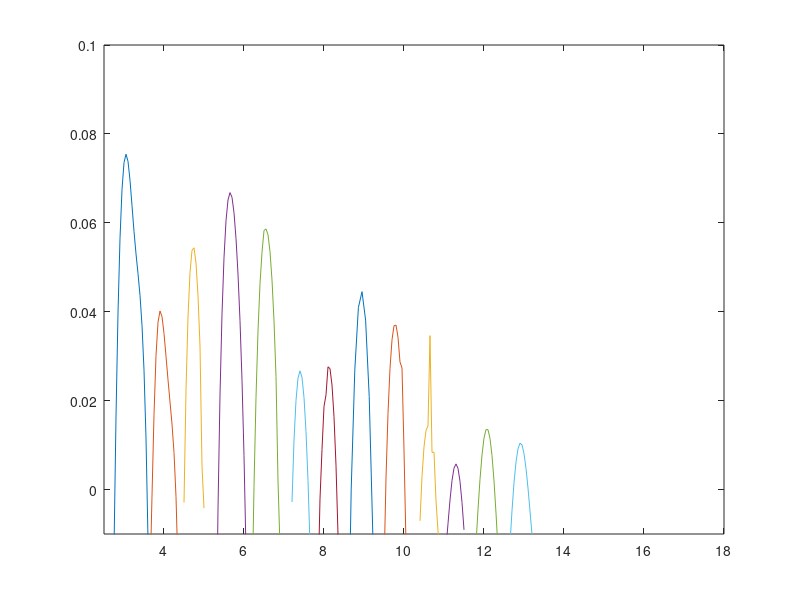

Source code (MATLAB): (Note: this script raises an error after producing the figure.)
clear
clc
%没有出现在整数倍，实部要比整数倍小 gama后面的序号指的是第几个峰，并不代表实部的数值
gama3=[-0.1339175549210419, -0.11686327144524519, -0.09697025244791548, -0.07349971963689528, -0.04526157091328813, -0.013385766882772489, 0.01632736512931675, 0.03972435494146554, 0.05649698169261786, 0.06748787435941213, 0.07355393305153382, 0.07542666168906467, 0.07382330779030752, 0.0695922008506413, 0.06386914059166299, 0.058066671561915716, 0.05302526187229259, 0.04858030421863844, 0.04368039667598692, 0.03697487785357543, 0.02687501359187218, 0.011570367860933082, -0.011233318962049587, -0.04472207283548994, -0.09218229958686623, -0.1446958061515896, -0.1707219160664252, -0.1830476823301911, -0.19135492538047844, -0.19820542785832418, -0.2045709392110671];
x3=2.5:0.05:4;

gama4=[-0.059349527218866646, -0.048485029016176864, -0.03597512703220775, -0.02035186382456051, -0.0014402800709050082, 0.01682817762530227, 0.03012496998215224, 0.037621901941802344, 0.040168806324902565, 0.03891642649149496, 0.03510689420257108, 0.029990775695349522, 0.02469604456858343, 0.019721117952263455, 0.014718302763262123, 0.008344621188035535, -0.0015963311657867392, -0.01796023917184047, -0.044932090276681075, -0.08332221111245847, -0.11823282481858544];
x4=3.5:0.05:4.5;

gama5=[-0.002915648679930246, 0.02238045584942858, 0.03879036206737005, 0.048826941673649205, 0.05379761797724875, 0.05438918326257976, 0.050954049177747394, 0.04361686422467116, 0.032293472329261524, 0.005218239275328616, -0.004180160270802833];
x5=4.5:0.05:5;

gama6=[-0.17991045448025406, -0.1680152155557409, -0.15419771275601646, -0.13700780395718964, -0.11378917316081429, -0.08053162421712631, -0.03961578799788423, -0.004389138612401481, 0.021266526812619785, 0.03948414651265353, 0.052148399351924495, 0.06045034169404028, 0.0651569835457521, 0.06679544642285942, 0.0657410066173235, 0.06225823372347145, 0.05650044950896656, 0.04847222301147757, 0.03798512167509542, 0.02460707428460856, 0.0076290619608437235, -0.013889590899403366, -0.040775879643587365, -0.0725122796353967, -0.10601004564411];
x6=5:0.05:6.2;

gama7=[-0.02480852219156291, 0.0007005605476017174, 0.020712745113770095, 0.035651784185293016, 0.04630860854057058, 0.053380887899423676, 0.05827414648885148, 0.05861959559484635, 0.05731937546644674, 0.05352326538877633, 0.047143587679106994, 0.037929514842923596, 0.025428602418295133, 0.0019081520480850448, -0.013021685528253174, -0.0429452772044001, -0.08814223420771396];
x7=6.2:0.05:7;

gama8=[-0.002818252166053931, 0.011107497267153831, 0.02005020238154259, 0.025063560487032042, 0.02669980355566535, 0.025222160504823208, 0.020693370798365047, 0.01302890819536398, 0.0020292344150613668, -0.012505716766768244];
x8=7.2:0.05:7.65;
%增长部分的实部8.5左右
gama9=[-0.04053992790402897, -0.021890082003571634, -0.0021120142114217353, 0.009008890788683372, 0.018683269516321623, 0.021310937631777497, 0.02761283494111268, 0.02718968261866881, 0.0235111292545655, 0.016394673037647658, 0.00541898241009241, -0.010167354465967336, -0.031908698444517776];
x9=7.8:0.05:8.4;

gama10=[-0.11875068346103239, -0.046380726327520626, 0.00010316535500058683, 0.02692724541399492, 0.040958260874130084, 0.04450728630619436, 0.03812066715290251, 0.020953533830360794, -0.01004623008653545, -0.06584281538103477, -0.20758387185773683];
x10=8.5:0.09:9.4;

gama11=[-0.017793095023500818, 0.0025928768563816284, 0.017143323732542244, 0.02725947868855519, 0.03368487872440624, 0.03684694369984738, 0.036992952614323206, 0.03425752432377612, 0.028682009638502818, 0.027371407662512476, 0.00886983107521272, -0.012426486632349507, -0.0227208920877025, -0.04169721705274786, -0.056836867737111246];
x11=9.5:0.05:10.2;

gama12=[-0.007037486336891216, 0.0029197451881343515, 0.009595978945907782, 0.013301348251296601, 0.014321699137242377, 0.03462114997068688, 0.008340506694782326, 0.008417720835277453, -0.002542213153795977, -0.009310576980395207, -0.014882969308719638, -0.01767663007693944, -0.01685102376109446];
x12=10.4:0.05:11;

gama13=[-0.016851023764364467, -0.013002791015770666, -0.007671314158934653, -0.0023348442677487663, 0.002012519833173334, 0.004807098387839555, 0.005762548419894429, 0.004767322036572384, 0.0018282536454607373, -0.002906308278706098, -0.00906418090384512];
x13=11:0.05:11.5;

gama14=[-0.024303611369464774, -0.019342528309403677, -0.012158642430811668, -0.004550255391343541, 0.0023142709692353844, 0.007796316887619973, 0.011571827119643139, 0.01348416222826757, 0.013467851222046776, 0.011506519994500416, 0.0076332119098102185, 0.0019517091063059348, -0.005293059527182518, -0.013557736168139389, -0.021767949512996987];
x14=11.7:0.05:12.4;

gama15=[-0.020088832002332524, -0.012211634967542262, -0.004741809851713286, 0.001512193122342707, 0.006195840704266832, 0.009178299198368545, 0.010442241655919988, 0.010048872400147523, 0.008091124544582141, 0.00476118053529459, 0.00032026700479617805, -0.004830493280693628, -0.01009538003098205];
x15=12.6:0.05:13.2;


figure
plot(x3,gama3,x4,gama4,x5,gama5,x6,gama6,x7,gama7,x8,gama8,x9,gama9,x10,gama10,x11,gama11,x12,gama12,x13,gama13,x14,gama14,x15,gama15)
axis([2.5 18 -0.01 0.1])
title("\theta=87 degree",FontSize=20);
xlabel("k\lambda_e",FontSize=20);
ylabel("\gamma",FontSize=20);